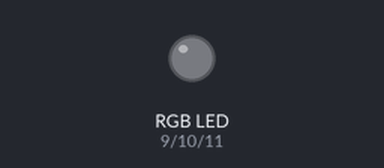
This sketch was run on a simulated Arduino Uno, built with avr-gcc and run on an emulated ATmega328P. On the bench: an RGB LED mixed from three pins (HIGH = lit).

Above: at 0.1 s.
At 3.1 s:
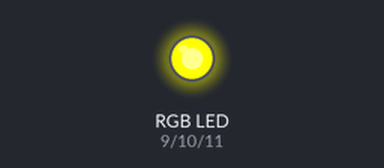
At 4.1 s:
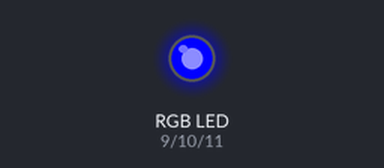
At 6.1 s:
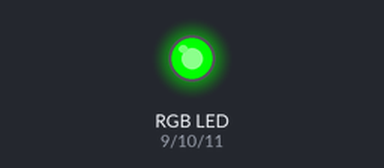
At 17.8 s:
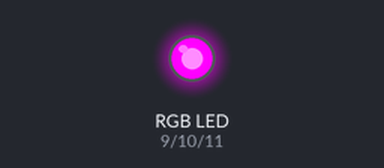
At 31.5 s:
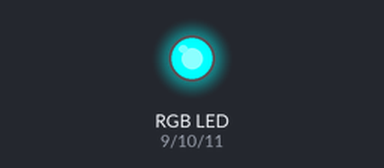
Timing chart, 0 to 40.0 s (numbered marks = the images above):
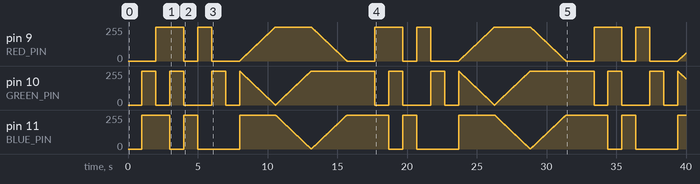

Measured:
- by itself, pin 9 (RED_PIN): 0/255 → 255/255 at 2.0 s, → 0/255 2.0 s later, → 255/255 1.0 s later, → 0/255 1.0 s later, … (1091 changes in this stretch)
- by itself, pin 11 (BLUE_PIN): 0/255 → 255/255 at 1.0 s, → 0/255 2.0 s later, → 255/255 1.0 s later, → 0/255 1.0 s later, … (1033 changes in this stretch)

The sketch:

6_-_COLOR_MIXING.ino
```cpp
/*
 * ACTIVE LOW
  SparkFun Inventor's Kit
  Example sketch 03

  RGB LED

  Make an RGB LED display a rainbow of colors!

  Hardware connections:

  An RGB LED is actually three LEDs (red, green, and blue) in
  one package. When you run them at different brightnesses,
  the red, green and blue mix to form new colors.

  Starting at the flattened edge of the flange on the LED,
  the pins are ordered RED, COMMON, GREEN, BLUE.

  Connect RED to a 330 ohm resistor. Connect the other end
  of the resistor to Arduino digital pin 9.

  Connect COMMON pin to GND.

  Connect GREEN to a 330 ohm resistor. Connect the other end
  of the resistor to Arduino digital pin 10.

  Connect BLUE to a 330 ohm resistor. Connect the other end
  of the resistor to Arduino digital pin 11.

  This sketch was written by SparkFun Electronics,
  with lots of help from the Arduino community.
  Visit http://learn.sparkfun.com/products/2 for SIK information.
  Visit http://www.arduino.cc to learn about the Arduino.

  Version 2.0 6/2012 MDG
*/


// First we'll define the pins by name to make the sketch
// easier to follow.

// Here's a new trick: putting the word "const" in front of a
// variable indicates that this is a "constant" value that will
// never change. (You don't have to do this, but if you do, the
// Arduino will give you a friendly warning if you accidentally
// try to change the value, so it's considered good form.)

#define RED_PIN 9
#define GREEN_PIN 10
#define BLUE_PIN 11

// This variable controls how fast we loop through the colors.
// (Try changing this to make the fading faster or slower.)

const int DISPLAY_TIME = 10;  // In milliseconds


void setup()
{
  // Here we'll configure the Arduino pins we're using to
  // drive the LED to be outputs:

  pinMode(RED_PIN, OUTPUT);
  pinMode(GREEN_PIN, OUTPUT);
  pinMode(BLUE_PIN, OUTPUT);
}


void loop()
{


  // We've written a function called mainColors() that steps
  // through all eight of these colors. We're only "calling" the
  // function here (telling it to run). The actual function code
  // is further down in the sketch.
   // The above function turns the individual LEDs full-on and
  // full-off. If you want to generate more than eight colors,
  // you can do so by varying the brightness of the individual
  // LEDs between full-on and full-off.
   // The analogWrite() function lets us do this. This function
  // lets you dim a LED from full-off to full-on over 255 steps.

 mainColors();


  // We've written a function called showSpectrum() that smoothly
  // steps through all the colors.

  showSpectrum();
}


/**** mainColors() *******/

void mainColors()
{
  // Off (all LEDs off):


  delay(1000);

  // Red (turn just the red LED on):

  digitalWrite(RED_PIN, LOW);
  digitalWrite(GREEN_PIN, HIGH);
  digitalWrite(BLUE_PIN, HIGH);

  delay(1000);

  // Green (turn just the green LED on):

  digitalWrite(RED_PIN, HIGH);
  digitalWrite(GREEN_PIN, LOW);
  digitalWrite(BLUE_PIN, HIGH);

  delay(1000);

  // Blue (turn just the blue LED on):

  digitalWrite(RED_PIN, HIGH);
  digitalWrite(GREEN_PIN, HIGH);
  digitalWrite(BLUE_PIN, LOW);

  delay(1000);

  // Yellow (turn red and green on):

  digitalWrite(RED_PIN, LOW);
  digitalWrite(GREEN_PIN, LOW);
  digitalWrite(BLUE_PIN, HIGH);

  delay(1000);

  // Cyan (turn green and blue on):

  digitalWrite(RED_PIN, HIGH);
  digitalWrite(GREEN_PIN, LOW);
  digitalWrite(BLUE_PIN, LOW);

  delay(1000);

  // Purple (turn red and blue on):

  digitalWrite(RED_PIN, LOW);
  digitalWrite(GREEN_PIN, HIGH);
  digitalWrite(BLUE_PIN, LOW);

  delay(1000);

  // White (turn all the LEDs on):

  digitalWrite(RED_PIN, LOW);
  digitalWrite(GREEN_PIN, LOW);
  digitalWrite(BLUE_PIN, LOW);

  delay(1000);
}


// Below are two more functions we've written,
// showSpectrum() and showRGB().


// This function steps through all the colors of the RGB LED.
// It does this by stepping a variable from 0 to 768 (the total
// number of colors), and repeatedly calling showRGB() to display
// the individual colors.

/**** showSpectrum() *******/
void showSpectrum()
{


  // Now we'll use a for() loop to make x count from 0 to 767

  for (int x = 0; x < 768; x++)
  {
    showRGB(x);  // Call RGBspectrum() with our new x
    delay(DISPLAY_TIME);   // Delay for 10 ms (1/100th of a second)
  }
}


// showRGB()

// This function translates a number between 0 and 767 into a
// specific color on the RGB LED. If you have this number count
// through the whole range (0 to 767), the LED will smoothly
// change color through the entire spectrum.

// The "base" numbers are:
// 0   = pure red
// 255 = pure green
// 511 = pure blue
// 767 = pure red (again)

// Numbers between the above colors will create blends. For
// example, 640 is midway between 512 (pure blue) and 767
// (pure red). It will give you a 50/50 mix of blue and red,
// resulting in purple.

// If you count up from 0 to 767 and pass that number to this
// function, the LED will smoothly fade between all the colors.
// (Because it starts and ends on pure red, you can start over
// at 0 without any break in the spectrum).


void showRGB(int color)
{
  int redIntensity;
  int greenIntensity;
  int blueIntensity;

  // Here we'll use an "if / else" statement to determine which
  // of the three (R,G,B) zones x falls into. Each of these zones
  // spans 255 because analogWrite() wants a number from 0 to 255.

  // In each of these zones, we'll calculate the brightness
  // for each of the red, green, and blue LEDs within the RGB LED.

  if (color <= 255)          // zone 1
  {
    redIntensity = color;    // red goes from on to off (255-0),255-1,255-2 ...)
    greenIntensity = 255-color;        // green goes from off to on
    blueIntensity = 255;             // blue is always off
  }
  else if (color <= 511)     // zone 2
  {
    redIntensity = 255;                     // red is always off
    greenIntensity =  (color % 256); // green on to off (color%256) == 0,1,2,3,4,5 ....
    blueIntensity = 255-(color % 256);        // blue off to on 0,1,2, ...
  }
  else // color >= 512       // zone 3
  {
    redIntensity = 255-(color % 512);         // red off to on (0-255)
    greenIntensity = 255;                   // green is always off
    blueIntensity = (color % 512);  // blue on to off (color%512) == 0,1,2,3,4,5 .... (up to 255 remainder)
  }

  // Now that the brightness values have been set, command the LED
  // to those values

  analogWrite(RED_PIN, redIntensity);
  analogWrite(BLUE_PIN, blueIntensity);
  analogWrite(GREEN_PIN, greenIntensity);
}
```
